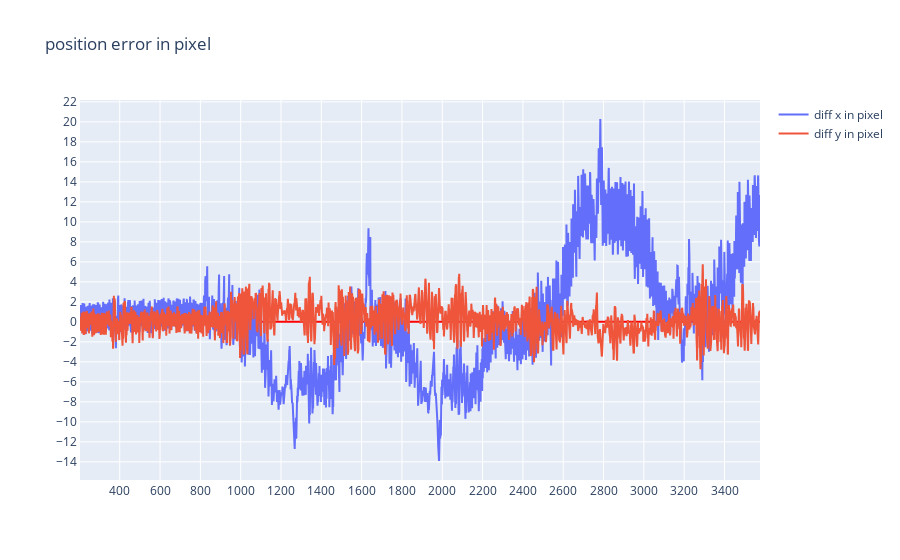

The notebook cell saved with this chart:
### Code cell
# show the visual & real position error  in pixel
data_diff_x = np.subtract(data_log['real_x'],data_log['expected_x'])
data_diff_y = np.subtract(data_log['real_y'],data_log['expected_y'])

p=[]
#index = np.arange(0,len(data_log))
index = data_log['frame_id']

p.append(go.Scatter(
    y= data_diff_x,
    x= index,
    name='diff x in pixel'
    
))


p.append(go.Scatter(
    y= data_diff_y,
    x= index,
    name='diff y in pixel'
))


layout.title= 'position error in pixel'
fig=go.Figure(
    data=p,
    layout=layout
)
iplot(fig)
if export_html:
    io.write_html(fig,include_plotlyjs='cdn', file=prefix+filename.replace('.csv','_')+layout.title.text.replace(' ','_')+'.html')

### Figure 1 — Plotly figure (JSON) as saved in the notebook; plotly's stock layout.template omitted (floating-point values rounded to 4 significant figures; data arrays with more than 128 entries replaced by an {"elided": "..."} marker saying what was removed)
{"data": [{"name": "diff x in pixel", "type": "scatter", "x": {"elided": "2628 int values"}, "y": {"elided": "2628 float values"}}, {"name": "diff y in pixel", "type": "scatter", "x": {"elided": "2628 int values"}, "y": {"elided": "2628 float values"}}], "layout": {"title": {"text": "position error in pixel"}, "xaxis": {"nticks": 20, "showgrid": true, "showline": true, "zeroline": true, "zerolinecolor": "#FF0000"}, "yaxis": {"nticks": 20, "showgrid": true, "showline": true, "zeroline": true, "zerolinecolor": "#FF0000"}}}
